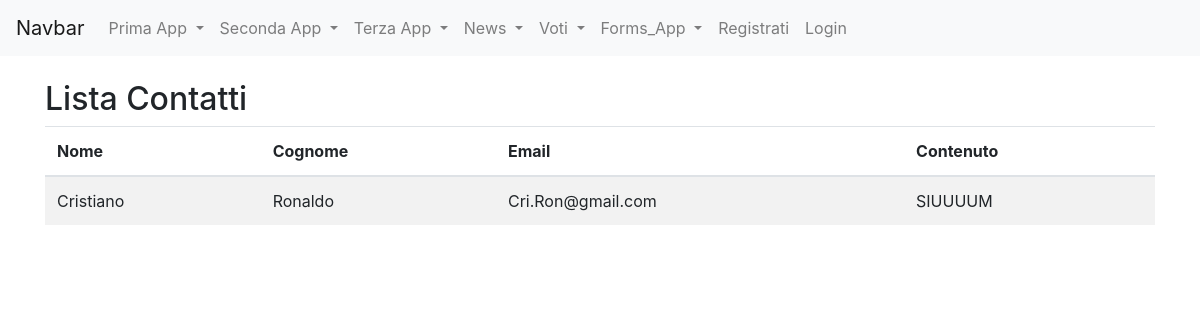
Before: /forms_app/lista_contatti/ with the older database file.
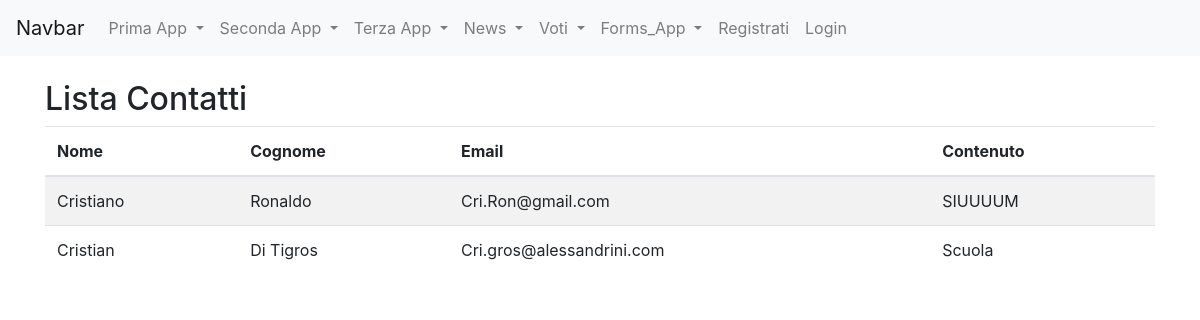
After: the same page with the newer database file.
### forms_app/models.py (models this page shows)
class Contatto(models.Model):
    nome= models.CharField(max_length=100)
    cognome= models.CharField(max_length=100)
    email= models.EmailField(max_length=200)
    contenuto= models.TextField()

### forms_app/views.py (the view)
# urls.py: path('lista_contatti/',lista_contatti,name="lista_Contatti")
def lista_contatti(request):
    contatti = Contatto.objects.all()
    return render(request, "lista_contatti.html", {"contatti": contatti})

### forms_app/templates/lista_contatti.html
{% extends "base.html" %}
{% block content %}
<h2>Lista Contatti</h2>
<table class="table table-striped">
    <thead>
        <tr>
            <th>Nome</th>
            <th>Cognome</th>
            <th>Email</th>
            <th>Contenuto</th>
        </tr>
    </thead>
    <tbody>
        {% for contatto in contatti %}
            <tr>
                <td>{{ contatto.nome }}</td>
                <td>{{ contatto.cognome }}</td>
                <td>{{ contatto.email }}</td>
                <td>{{ contatto.contenuto }}</td>
            </tr>
        {% endfor %}
    </tbody>
</table>
{% endblock %}

### templates/base.html (shortened to what this page needs)
{% load static %}
<!doctype html>
<html lang="it">
  <head>
    <link rel="stylesheet" href="https://cdn.jsdelivr.net/npm/bootstrap@4.5.3/dist/css/bootstrap.min.css">
  </head>
  <body>
    <nav class="navbar navbar-expand-lg navbar-light bg-light">
      <a class="navbar-brand" href="#">Navbar</a>
      <div class="collapse navbar-collapse" id="navbarSupportedContent">
        <ul class="navbar-nav mr-auto">
          <li class="nav-item dropdown">
            <a class="nav-link dropdown-toggle" href="#" id="navbarDropdown" role="button" data-toggle="dropdown" aria-haspopup="true" aria-expanded="false">
            Prima App
            </a>
          </li>
          <li class="nav-item dropdown">
            <a class="nav-link dropdown-toggle" href="#" id="navbarDropdown" role="button" data-toggle="dropdown" aria-haspopup="true" aria-expanded="false">
            Seconda App
            </a>
          </li>
          <li class="nav-item dropdown">
            <a class="nav-link dropdown-toggle" href="#" id="navbarDropdown" role="button" data-toggle="dropdown" aria-haspopup="true" aria-expanded="false">
            Terza App
            </a>
          </li>
        <li class="nav-item dropdown">
            <a class="nav-link dropdown-toggle" href="#" id="navbarDropdown" role="button" data-toggle="dropdown" aria-haspopup="true" aria-expanded="false">
            News
            </a>
          </li>
      <li class="nav-item dropdown">
            <a class="nav-link dropdown-toggle" href="#" id="navbarDropdown" role="button" data-toggle="dropdown" aria-haspopup="true" aria-expanded="false">
            Voti
            </a>
          </li>
      <li class="nav-item dropdown">
            <a class="nav-link dropdown-toggle" href="#" id="navbarDropdown" role="button" data-toggle="dropdown" aria-haspopup="true" aria-expanded="false">
            Forms_App
            </a>
      </li>
      {% if request.user.is_authenticated %}
      <li class="nav-item dropdown">
        <a class="nav-link dropdown-toggle" href="#" id="navbarDropdown" role="button"
          data-toggle="dropdown" aria-haspopup="true" aria-expanded="false">
          {{ request.user.username }}
        </a>
        <div class="dropdown-menu" aria-labelledby="navbarDropdown">
          <div class="dropdown-divider"></div>
          <form id="logout-form" action="{% url 'logout' %}" method="post">
            {% csrf_token %}
            <button class="btn ft-power" type="submit">Logout</button>
          </form>
        </div>
      </li>
    {% else %}
      <li class="nav-item">
          <a class="nav-link" href="{% url 'signup' %}">Registrati</a>
      </li>
      <li class="nav-item">
        <a class="nav-link" href="{% url 'login' %}">Login</a>
      </li>
    {% endif %}
    </nav>
  <div class="container my-4">
    {%block content%}
    {%endblock content%}
  </div>
  </body>
</html>

Changed rows visible on the page:
added Contatto: nome "Cristian", cognome "Di Tigros", email "Cri.gros@alessandrini.com", contenuto "Scuola"
